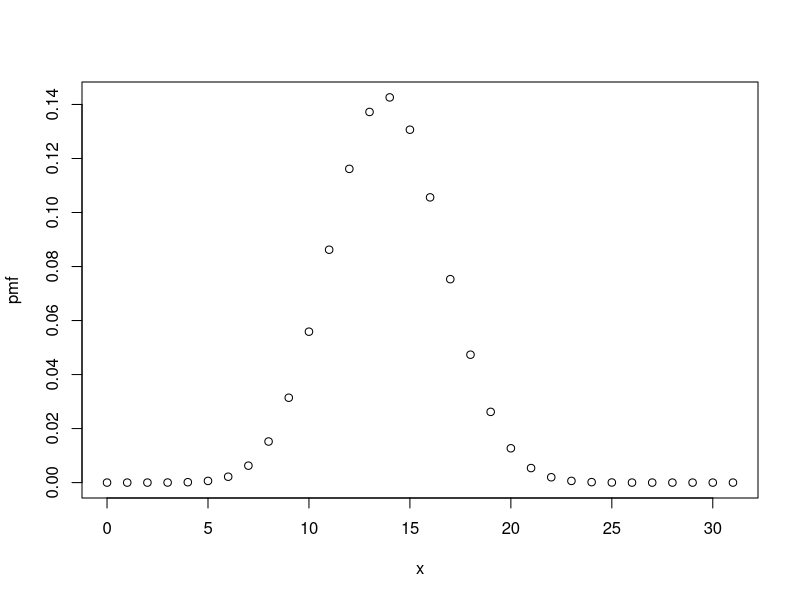
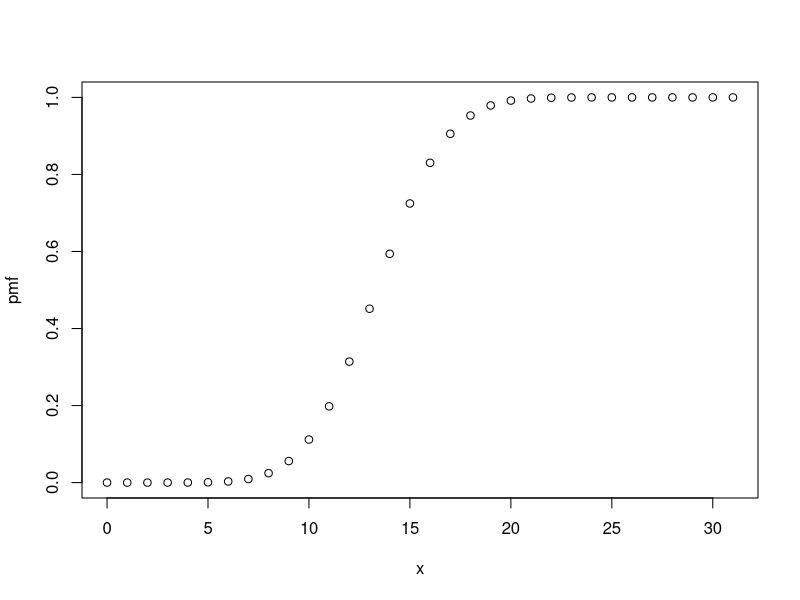

Write R code to recreate these figures, in order.
# if output success or failure - use binomial distribution
# if mean, sd given use normal distribution

#eq dbinom - d for discrete like x=3 ; dbinom(x, total dices/cases(n), prob of getting 6)
#less than eq pbinom - p for continuous like x<=3

# 1 
dbinom(7,12,1/6) + dbinom(8,12,1/6) + dbinom(9,12,1/6) #prob of getting 6 normally = 1/6
pbinom(9,12,1/6) - pbinom(6,12,1/6)
#OR
diff(pbinom(c(6,9), 12, 1/6))

# 2
#if equal to use dnorm
# 
pnorm(84,72,15.2,lower.tail = FALSE) #for greater than we use lower.tail, for less than don't use anything since default
q=84
mean = 72
sd = 15.2
# pnorm(q, mean, sd, lower.tail = FALSE)
pnorm(84, 72, 15.2, lower.tail = FALSE)


# 3
# when specific time interval given use poisson distribution
# lambda is mean
L=5 #lambda/mean/average
dpois(0,5) #(0,mean,) # since no car so 0
ppois(50,50) - ppois(47,50) #(x,mean) #here mean=50

# 4
# if sample space given and they are further divided to 2 parts and experiment done on them, then hypergeometric used
dhyper(3, 17, 233, 5) # x=3,y=total defective=17, z=total non-defective=233, a=total sample=5

# 5
# since either use wikipedia or not so use binomial
# p=0.447, so q=1-0.447=

n=31
p=0.447
pmf<-c()
x<-seq(0,31,1)
n<-31
p<-0.447
for(i in 1:length(x)){
  pmf[i]=dbinom(x[i],n,p);
}
plot(x,pmf)

n=31
p=0.447
pmf<-c()
x<-seq(0,31,1)
n<-31
p<-0.447
for(i in 1:length(x)){
  pmf[i]=pbinom(x[i],n,p);
}
plot(x,pmf)

mean(x)
var(x)
sd(x)